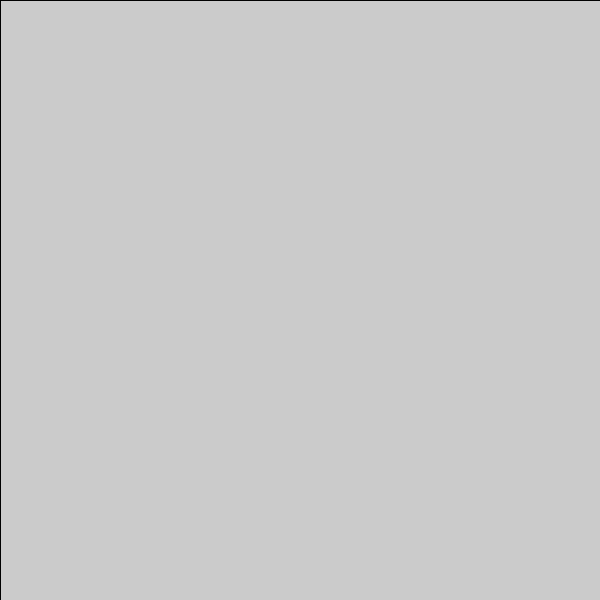
Frame 1 (no input)
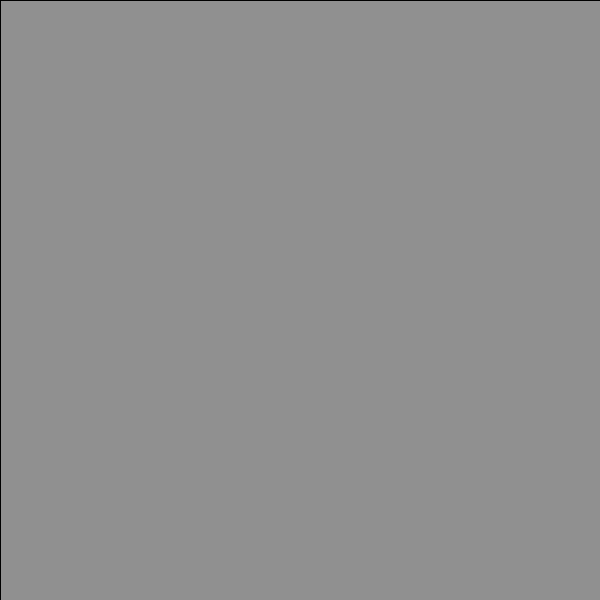
Frame 60 (the mouse pressed at the canvas centre just before this capture)
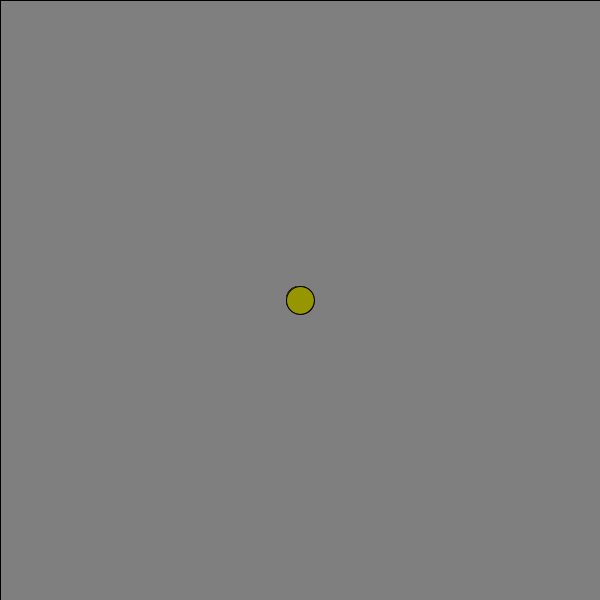
Frame 120 (the mouse held since frame 60 and released just before this capture)

The Processing sketch that drew these frames (run headless with seeded random() and noise(); from frame 60 on, the mouse is pressed at the canvas centre):

// Processing sketch: processing_79927
// ── processing_79927.pde

int r=0;
int g=0;
int b=0;
float rr = 0;
void setup(){
  size(600,600);
}

void draw(){
  fill(0,1);
  rect(0,0,width,height);
  if (mousePressed){
    rr += 0.3;
    r = (r+mouseX) % 255;
    g = (g+mouseY) % 255;
    fill(r,g,b);
    ellipse(mouseX,mouseY,10+rr,10+rr);
  }else{
    rr = 0;
  }

}
